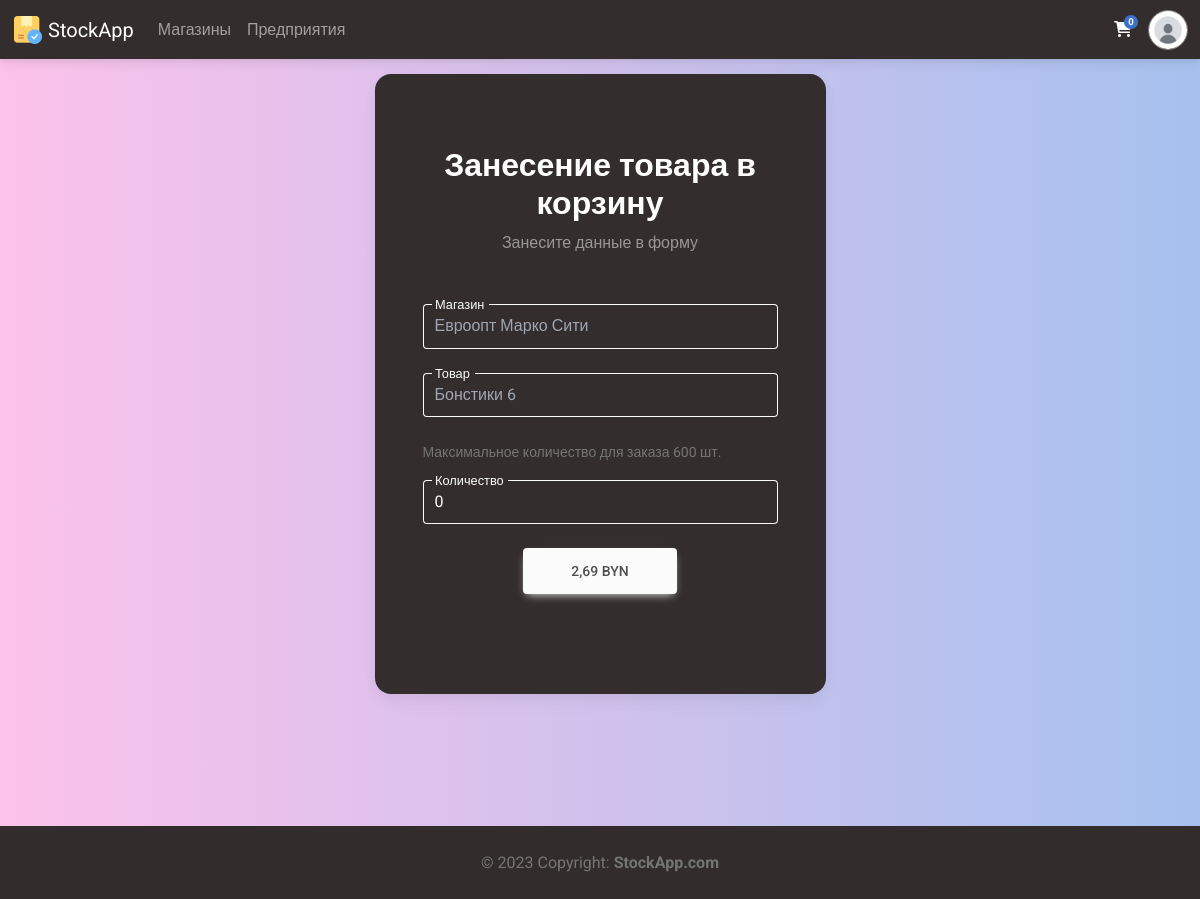
The app's page /shop/to_basket/27 (signed in) with its own data.
### Members/models.py (models this page shows, shortened)
class Profile(models.Model):
    user = models.ForeignKey(settings.AUTH_USER_MODEL, on_delete=models.CASCADE, verbose_name='Пользователь')
    photo = models.ImageField(upload_to = 'avatars/%Y/%m/%d/', blank=False, verbose_name='Фото')
    bio = models.TextField(blank=True, verbose_name='О себе')
    manufactures = models.ManyToManyField('Manufacture.Manufacture', blank=True, verbose_name="Производства")
    shops = models.ManyToManyField('Shop.Shop', blank=True, verbose_name="Магазины")
    cart = models.ManyToManyField('CartItem', blank=True, verbose_name='Корзина')
    class Meta:
        verbose_name = 'Профиль'
        verbose_name_plural = 'Профили'
        ordering = ['-user', '-bio']

### Shop/models.py (models this page shows, shortened)
class Product(models.Model):
    item = models.ForeignKey('Manufacture.CatalogItem', on_delete=models.CASCADE, blank=False, verbose_name='Товар')
    stock = models.ForeignKey('Shop', on_delete=models.CASCADE, blank=False, verbose_name='Магазин')
    amount = models.IntegerField(validators=[MinValueValidator(0), MaxValueValidator(100000)], verbose_name='Количество')
    price = models.FloatField(validators=[MinValueValidator(0.01), MaxValueValidator(252734999999999.97)], verbose_name='Цена')
    class Meta:
        verbose_name = 'Товар'
        verbose_name_plural = 'Товары'
        ordering = ['-id']

class Shop(models.Model):
    name = models.CharField(max_length = 150, verbose_name='Название', unique=True)
    photo = models.ImageField(upload_to = 'shop/%Y/%m/%d/', blank=False, verbose_name='Фото')
    bio = models.TextField(blank=True, verbose_name='О магазине')
    code = models.CharField(max_length = 16, verbose_name='Код')
    class Meta:
        verbose_name = 'Магазин'
        verbose_name_plural = 'Магазины'
        ordering = ['-name', '-bio']

### Manufacture/models.py (models this page shows, shortened)
class CatalogItem(models.Model):
    manufacturer = models.ForeignKey('Manufacture', on_delete=models.CASCADE, blank=False, null=True, verbose_name='Производитель')
    name = models.CharField(max_length = 150, verbose_name='Название')
    bio = models.TextField(blank=True, verbose_name='О товаре')
    code = models.CharField(max_length = 13, verbose_name='Код товара')
    photo = models.ImageField(upload_to = 'catalog_items/%Y/%m/%d/', blank=False, verbose_name='Фото')
    date_of_manufacture = models.DateField(verbose_name='Дата производства', default='2000-01-01')
    expiration_date = models.DateField(verbose_name='Годен до', default='2000-01-01')
    amount = models.IntegerField(validators=[MinValueValidator(0), MaxValueValidator(100000)], default=100, verbose_name='Произведено единиц')
    price = models.FloatField(validators=[MinValueValidator(0.01), MaxValueValidator(252734999999999.97)], verbose_name='Цена')
    class Meta:
        verbose_name = 'Товар каталога'
        verbose_name_plural = 'Товары каталога'
        ordering = ['-name', '-id']

### Shop/views.py (the view)
# urls.py: path('to_basket/<int:id>', to_basket, name='to_basket'),
@login_required(login_url='login')
def to_basket(request, id):
    if request.method == "POST":
        shop_str = request.POST.get('shop', 'default_stock')
        if Shop.objects.filter(name=shop_str).exists():
            profile = Profile.objects.get(user=request.user)
            if Product.objects.filter(id=id).exists():
                shop = Shop.objects.get(name=shop_str)
                item = Product.objects.get(id=id)
                if profile.cart.filter(product=item).exists():
                    messages.success(request, ("Вы были перенаправлены на страницу редактирования товара в корзине, так как пытались заказать точно такой же товар ещё раз"))
                    return redirect('edit_cart', id=profile.cart.get(product=item).id)
                else:
                    am = int(request.POST.get('amount', '0'))
                    if item.amount >= am and item.amount > 0 and am > 0:
                        item.amount -= am
                        item.save()
                        Profile.objects.get(user=request.user).cart.add(CartItem.objects.create(product=item, amount=am))
                        messages.success(request, (f"Товар был добавлен к вам в корзину"))
                        return redirect('cart')
                    elif am == 0:
                        messages.success(request, ("Вы не можете добавить 0 товаров в корзину!"))
                        return redirect('to_basket', id=id)
                    else:
                        messages.success(request, ("На складе магазина нет указанного количества товара!"))
                        return redirect('to_basket', id=id)
            else:
                messages.success(request, ("Товара с таким названием не существует"))
                return redirect('to_basket', id=id)
        else:
            messages.success(request, ("Магазина с таким кодом не существует"))
            return redirect('to_basket', id=id)
    else:
        context = {
            'title': 'В корзину',
            'request': request,
            'profile': Profile.objects.get(user=request.user),
            'item': Product.objects.get(id=id),
        }
        return render(request, 'to_basket.html', context)

### Main/templatetags/main_tags.py (called while the page is built)
@register.inclusion_tag('modules/nav_profile.html')
def nav_profile(request):
    if request.user.is_authenticated:
        userobj = User.objects.get(username=request.user)
        profile = Profile.objects.get(user=userobj)
        context = {
            "request": request,
            "profile": profile,
        }
    else:
        context = {
            "request": request,
        }
    return context

@register.simple_tag()
def cart_items(request):
    return Profile.objects.get(user=request.user).cart.count()

### Shop/templates/to_basket.html (shortened to what this page needs)
{% extends 'base.html' %}
{% load static %}
{% block head %}
<link rel="stylesheet" href="{% static 'styles/profile.css' %}">
{% endblock %}
{% block content %}
<section class="vh-100 gradient-custom-2">
    <div class="container py-5 h-50">
      <div class="row d-flex justify-content-center align-items-center h-50">
        <div class="col-12 col-md-8 col-lg-6 col-xl-5">
          <div class="card bg-dark text-white" style="border-radius: 1rem;">
            <div class="card-body p-5 text-center">
              <div class="mb-md-5 mt-md-4 pb-1">
                <h2 class="fw-bold mb-">Занесение товара в корзину</h2>
                <p class="text-white-50 mb-5">Занесите данные в форму</p>
                <form action="{% url 'to_basket' id=item.id %}" method="POST">
                  <div class="form-outline form-white mb-4">
                    <input type="text" id="typeShopX" class="form-control form-control-lg bg-dark text-secondary disabled" value="{{item.stock.name}}" readonly name="shop">
                    <label class="form-label" for="typeShopX">Магазин</label>
                  </div>
                  <div class="form-outline form-white mb-4">
                    <input type="text" id="typeNameX" class="form-control form-control-lg bg-dark text-secondary disabled" value="{{item.item.name}}" readonly name="item">
                    <label class="form-label" for="typeNameX">Товар</label>
                  </div>
                  <p class="text-muted small mb-3 text-start">Максимальное количество для заказа {{item.amount}} шт.</p>
                  <div class="form-outline form-white mb-4">
                    <input id="typeAmountX" type="number" class="form-control form-control-lg" step="1" min="0" value="0" name="amount">
                    <label class="form-label" for="typeAmountX">Количество</label>
                  </div>
                  <button class="btn btn-light btn-lg px-5" id="buyButton" type="submit">{{item.price}} BYN</button>
                </form>
              </div>
            </div>
          </div>
        </div>
      </div>
    </div>
</section>
{% endblock %}

### templates/base.html (shortened to what this page needs)
{% load static %}
{% load main_tags %}
<!DOCTYPE html>
<html lang="en">
<head>
    {% block head %}{% endblock %}
    <link href="https://cdnjs.cloudflare.com/ajax/libs/mdb-ui-kit/6.2.0/mdb.min.css" rel="stylesheet"/>
    <link href="https://cdnjs.cloudflare.com/ajax/libs/font-awesome/6.0.0/css/all.min.css" rel="stylesheet"/>
    <link rel="stylesheet" href="{% static 'styles/base.css' %}">
    <link rel="stylesheet" href="{% static 'styles/alert.css' %}">
</head>
<body class="text-bg-light gradient-custom-2">
    <div class="wrapper d-flex flex-column min-vh-100">
        <header class="header">
            {% block header %}
                <nav class="navbar fixed-top navbar-expand-lg navbar-dark bg-dark text-bg-dark">
                    <div class="container-fluid">
                        <div class="collapse navbar-collapse" id="navbarSupportedContent">
                            <a class="navbar-brand mt-2 mt-lg-0" href="{% url 'main' %}">
                                <img src="{% static 'images/icons/64.png' %}" height="32" alt="MDB Logo" loading="lazy" />
                                StockApp
                            </a>
                            {% if request.user.is_authenticated %}
                            <ul class="navbar-nav me-auto mb-2 mb-lg-0">
                                <li class="nav-item">
                                    <a class="nav-link" href="{% url 'all_shops' %}">Магазины</a>
                                </li>
                                <li class="nav-item">
                                    <a class="nav-link" href="{% url 'all_manufactures' %}">Предприятия</a>
                                </li>
                            </ul>
                            {% endif %}
                        </div>
                        <div class="d-flex align-items-center">
                            {% if request.user.is_authenticated %}
                            <a class="text-reset me-3" href="{% url 'cart' %}">
                                <i class="fas fa-shopping-cart"></i>
                                <span class="badge rounded-pill badge-notification bg-primary">{% cart_items request %}</span>
                            </a>
                            {% endif %}
                            {% include 'inc/_nav_profile.html' %}
                        </div>
                    </div>
                </nav>
            {% endblock %}
        </header>
        <main class="main">
            <br>
            {% block content %}
            {% endblock %}
        </main>
        <footer class="footer mt-auto text-center text-lg-start bg-dark text-muted">
            {% block footer %}
                <div class="text-center p-4" style="background-color: rgba(0, 0, 0, 0.025);">
                    © 2023 Copyright:
                    <a class="text-reset fw-bold" href="/">StockApp.com</a>
                </div>
            {% endblock %}
        </footer>
    </div>
    <link rel="stylesheet" href="{% static 'styles/profile.css' %}">
</body>
</html>

### static/styles/profile.css (style rules this page uses)
.gradient-custom-2 { background: #fbc2eb; background: -webkit-linear-gradient(to right, rgba(251, 194, 235, 1), rgba(166, 193, 238, 1)); background: linear-gradient(to right, rgba(251, 194, 235, 1), rgba(166, 193, 238, 1)) }

### static/styles/base.css (style rules this page uses)
html, body { height: 100%; }

### records on screen
Product: shop "Евроопт Марко Сити", item "Бонстики 6", amount "600", price "2,69"
